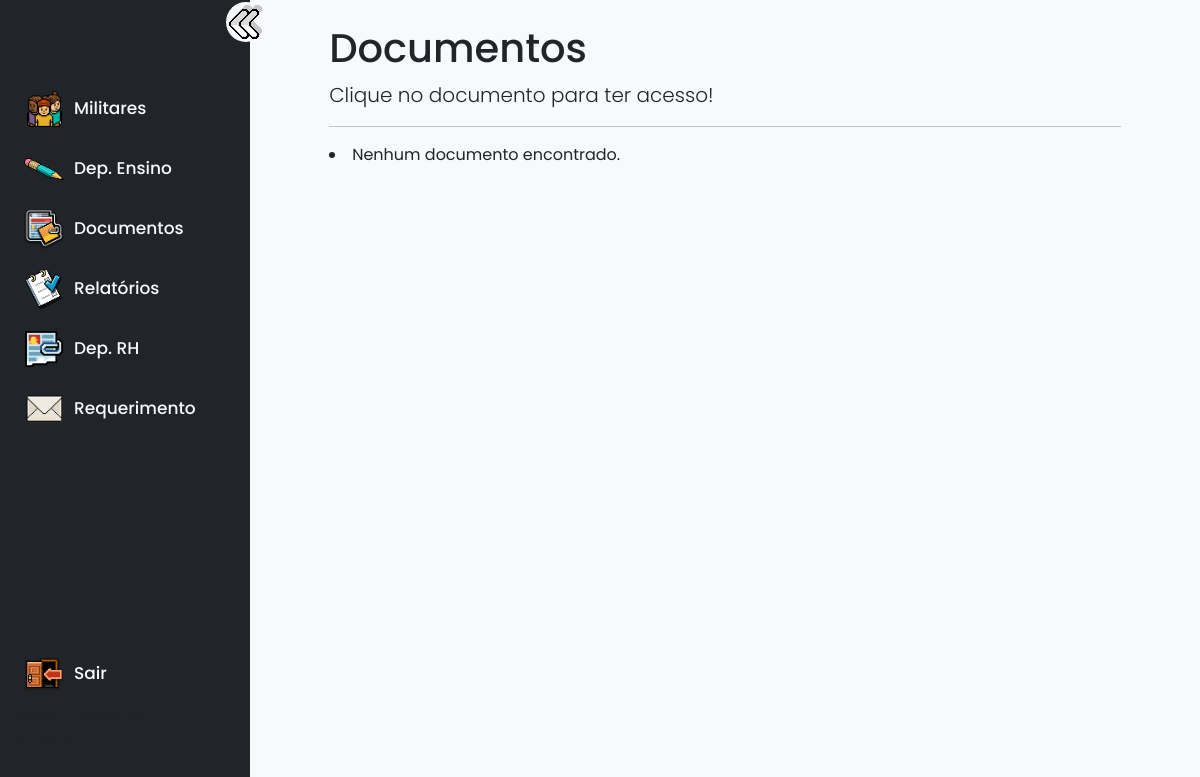
/documentos/documentosofc/ (signed in), run on an earlier commit of the app's database.
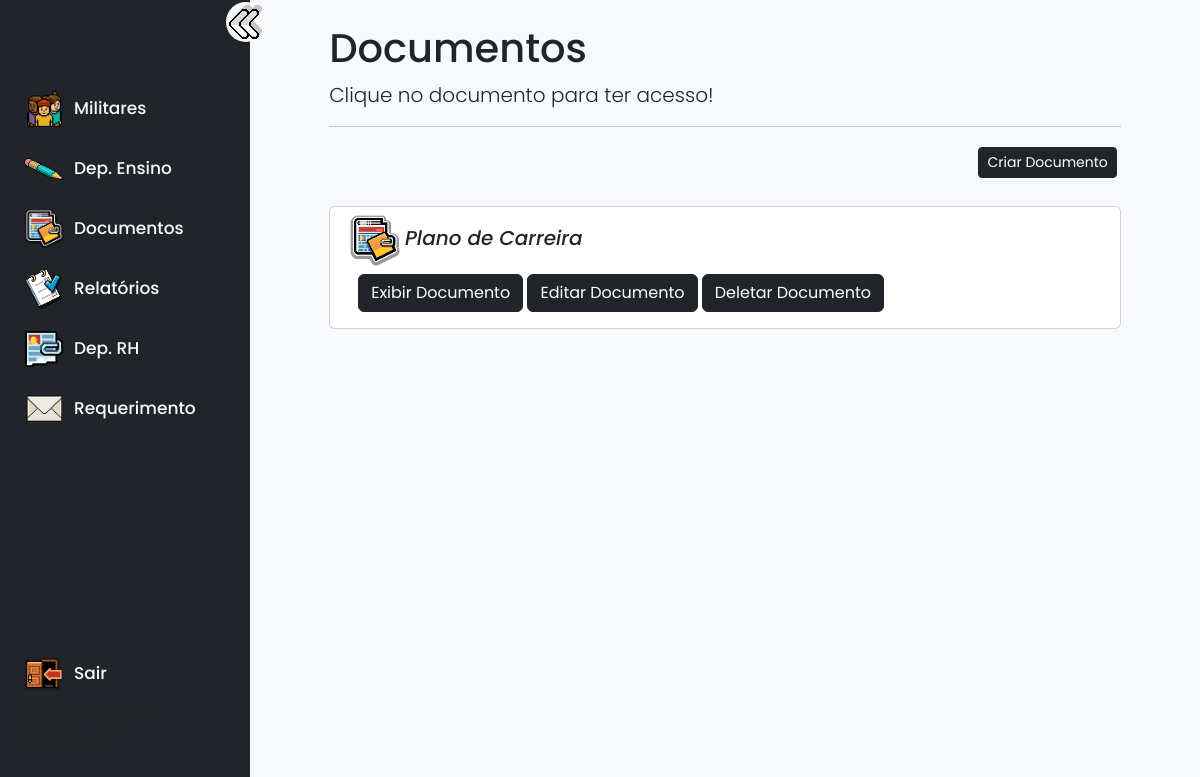
And on a later commit of the database.
### documentos/models.py (models this page shows, shortened)
class Documentos(models.Model):
    titulo = models.TextField(verbose_name='Título', null=True, blank=True)
    texto1 = models.TextField(verbose_name='Texto-1', null=True, blank=True)

### documentos/views.py (the view)
# urls.py: path('documentosofc/', MostrarDocumentoOfc.as_view(), name='documentosofc'),
class MostrarDocumentoOfc(LoginRequiredMixin, GroupRequiredMixin,ListView):
    group_required = u"oficial"
    login_url = reverse_lazy('login')
    model = Documentos
    template_name = 'templates/documentosofc.html'
    context_object_name = 'documentos'
    def get_context_data(self, **kwargs):
        context = super().get_context_data(**kwargs)
        user = self.request.user
        is_member_of_rh = user.groups.filter(name='rh').exists()
        is_member_of_altocomando = user.groups.filter(name='altocomando').exists()
        context['is_member_of_rh'] = is_member_of_rh
        context['is_member_of_altocomando'] = is_member_of_altocomando
        return context

### arquivos/templates/documentosofc.html
{% extends "templates/indexoficiais.html" %}
{% load static %}
{% block main %}
<h1>Documentos</h1>
<p class="lead">Clique no documento para ter acesso!</p>
<hr>
{% if is_member_of_rh and is_member_of_altocomando %}
<div class="d-flex justify-content-end">
    <a class="btn btn-dark btn-sm m-1" title="Criar Documento" href="{% url 'cadastrardocumento' %}">Criar Documento</a>
    </div>
    <br>
    {% endif %}
{% for documento in documentos %}
<div class="card col-xl-12 m-auto">
    <div class="container m-2">
        <div class="row">
            <i class='bx bx-home-alt icon'>
                <img width="50px" src="{% static "img/documentoicon.png" %}" alt="">
                <span class="h5 card-title">{{ documento.titulo }}</span>
            </i>
            <div class="m-2 text-right">
                <a class="btn btn-dark" href="{% url 'detalhesdocumentos' documento.pk %}">Exibir Documento</a>
                {% if is_member_of_rh and is_member_of_altocomando %}
                <a class="btn btn-dark" href="{% url 'atualizardocumento' documento.pk %}">Editar Documento</a>
                <a class="btn btn-dark" href="{% url 'deletardocumento' documento.pk %}">Deletar Documento</a>
            {% endif %}
            </div>
        </div>
    </div>
</div>
<br>
{% empty %}
<li>Nenhum documento encontrado.</li>
{% endfor %}
{% endblock main %}

What changed in the data, as far as the page shows it:
added Documentos: titulo "Plano de Carreira"
Also different on the page:
text no longer shown: "Nenhum documento encontrado."
text now shown: "Criar Documento"
